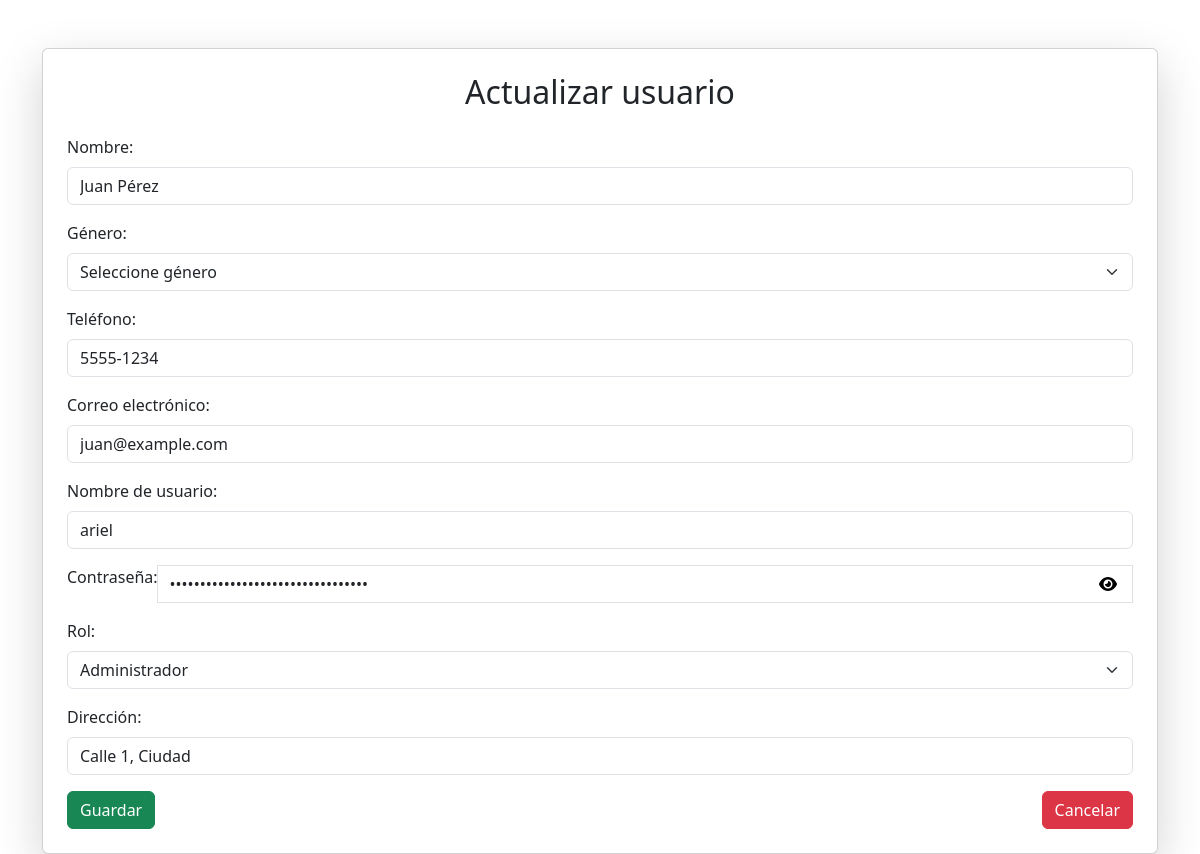
The page /PuellaSchool/views/user/userIndex.php?action=edit&id=1 (signed in) on the database its author committed.
### tables this page shows
CREATE TABLE `tbl_user` (
  `UserID` int NOT NULL AUTO_INCREMENT,
  `userCode` varchar(10) NOT NULL,
  `userName` varchar(255) NOT NULL,
  `userGender` varchar(50) NOT NULL,
  `userPhone` varchar(50) NOT NULL,
  `userEmail` varchar(100) NOT NULL,
  `userNickname` varchar(25) NOT NULL,
  `userPassword` varchar(500) NOT NULL,
  `userAddress` varchar(255) NOT NULL,
  `RolID` int DEFAULT NULL,
  PRIMARY KEY (`UserID`),
  UNIQUE KEY `userCode` (`userCode`),
  KEY `RolID` (`RolID`),
  CONSTRAINT `tbl_user_ibfk_1` FOREIGN KEY (`RolID`) REFERENCES `tbl_role` (`RolID`) ON DELETE SET NULL
);

### PuellaSchool/controllers/userController.php (called while the page is built, shortened)
<?php
require_once(dirname(__FILE__) . "/../conf/database.php");
require_once(dirname(__FILE__) . "/../models/userModel.php");
class UserController
{
    private $user;
    public function __construct()
    {
        $database = new Database();
        $this->db = $database->getConnection();
        $this->user = new UserModel($this->db);
    }
    public function edit($id)
    {
        $this->user->UserID = $id;
        $this->user->getUserByID();
        $rolesResult = $this->user->getRoles();
        $roles = $rolesResult->fetchAll(PDO::FETCH_ASSOC);
        $users = $this->user;
        include(dirname(__FILE__) . '/../views/user/userUpdate.php');
    }
}

### PuellaSchool/conf/database.php (called while the page is built, shortened)
<?php
    class Database{
        private $host = "localhost";
        private $database = "PuellaSchoolDB";
        private $user = "root";
        private $password = "123123";
        public function getConnection(){
            $this->conn = null;
            try{
                $this->conn = new PDO("mysql:host=".$this->host.";dbname=".$this->database, $this->user, $this->password);
                $this->conn->exec("set names utf8");
            }catch(PDOException $ex){
                echo"Connection error: ".$ex->getMessage();
                die();
            }
            return $this->conn;
        }
    }
?>

### PuellaSchool/models/userModel.php (called while the page is built, shortened)
<?php
class UserModel
{
    private $conn;
    public $UserID;
    public function __construct($db)
    {
        $this->conn = $db;
    }
    public function getRoles()
    {
        $query = "SELECT RolID, rolName FROM tbl_role";
        $result = $this->conn->prepare($query);
        $result->execute();
        return $result;
    }
    public function getUserByID()
    {
        $query = "CALL sp_SelectUserById(:userID);";
        $result = $this->conn->prepare($query);
        $result->bindParam("userID", $this->UserID);
        $result->execute();
        $row = $result->fetch(PDO::FETCH_ASSOC);
        $this->userName = $row["userName"];
        $this->userPhone = $row["userPhone"];
        $this->userEmail = $row["userEmail"];
        $this->userNickname = $row["userNickname"];
        $this->userPassword = $row["userPassword"];
        $this->userAddress = $row["userAddress"];
        $this->RolID = $row["RolID"];
    }
}
?>

### PuellaSchool/views/user/userUpdate.php (the view, shortened to what this page needs)
<!DOCTYPE html>
<html lang="en">
<head>
    <link href="https://cdn.jsdelivr.net/npm/bootstrap@5.3.3/dist/css/bootstrap.min.css" rel="stylesheet">
</head>
<body>
    <div class="container mt-5">
        <div class="card p-4 shadow-lg">
            <h2 class="mb-4 text-center">Actualizar usuario</h2>
            <form action="" method="POST">
                <div class="mb-3">
                    <label for="userName" class="form-label">Nombre:</label>
                    <input type="text" id="userName" name="userName" value="<?= htmlspecialchars($users->userName) ?>" class="form-control" required>
                </div>
                <div class="mb-3">
                    <label for="userGender" class="form-label">Género:</label>
                    <select id="userGender" name="userGender" class="form-select" required>
                        <option value="">Seleccione género</option>
                    </select>
                </div>
                <div class="mb-3">
                    <label for="userPhone" class="form-label">Teléfono:</label>
                    <input type="text" id="userPhone" name="userPhone" class="form-control" required pattern="^\d{4}-\d{4}$" value="<?= htmlspecialchars($users->userPhone) ?>" required>
                </div>
                <div class="mb-3">
                    <label for="userEmail" class="form-label">Correo electrónico:</label>
                    <input type="email" id="userEmail" name="userEmail" value="<?= htmlspecialchars($users->userEmail) ?>" class="form-control" required>
                </div>
                <div class="mb-3">
                    <label for="userNickname" class="form-label">Nombre de usuario:</label>
                    <input type="text" id="userNickname" name="userNickname" value="<?= htmlspecialchars($users->userNickname) ?>" class="form-control" required pattern="^\S+$" title="No se permiten espacios">
                </div>
                <div class="mb-3 input-group">
                    <label for="userPassword" class="form-label">Contraseña:</label>
                    <input type="password" id="userPassword" name="userPassword" value="<?= htmlspecialchars($users->userPassword) ?> " class="form-control" required>
                    <button type="button" class="password-toggle" onclick="togglePassword()">
                        <i id="password-icon" class="fas fa-eye"></i>
                    </button>
                </div>
                <div class="mb-3">
                    <label for="RolID" class="form-label">Rol:</label>
                    <select id="RolID" name="RolID" class="form-select" required>
                        <?php foreach ($roles as $role): ?>
                            <option value="<?php echo $role['RolID']; ?>" <?php echo $role['RolID'] == $users->RolID ? 'selected' : ''; ?>>
                                <?php echo $role['rolName']; ?>
                            </option>
                        <?php endforeach; ?>
                    </select>
                </div>
                <div class="mb-3">
                    <label for="userAddress" class="form-label">Dirección:</label>
                    <input type="text" id="userAddress" name="userAddress" value="<?= htmlspecialchars($users->userAddress) ?>" class="form-control" required>
                </div>
                <div class="d-flex justify-content-between">
                    <button type="submit" class="btn btn-success">Guardar</button>
                    <a href="./userIndex.php" class="btn btn-danger">Cancelar</a>
                </div>
            </form>
        </div>
    </div>
</body>
</html>

### PuellaSchool/views/user/userUpdate.php (style rules this page uses)
.password-toggle { cursor: pointer; position: absolute; right: 10px; top: 50%; transform: translateY(-50%); background: none; border: none; }
.input-group { position: relative; }

### rows shown on the page
tbl_user: userName "Juan Pérez", userPhone "5555-1234", userEmail "juan@example.com", userNickname "ariel", userAddress "Calle 1, Ciudad"

### other values the page prints
form field RolID "Administrador"
